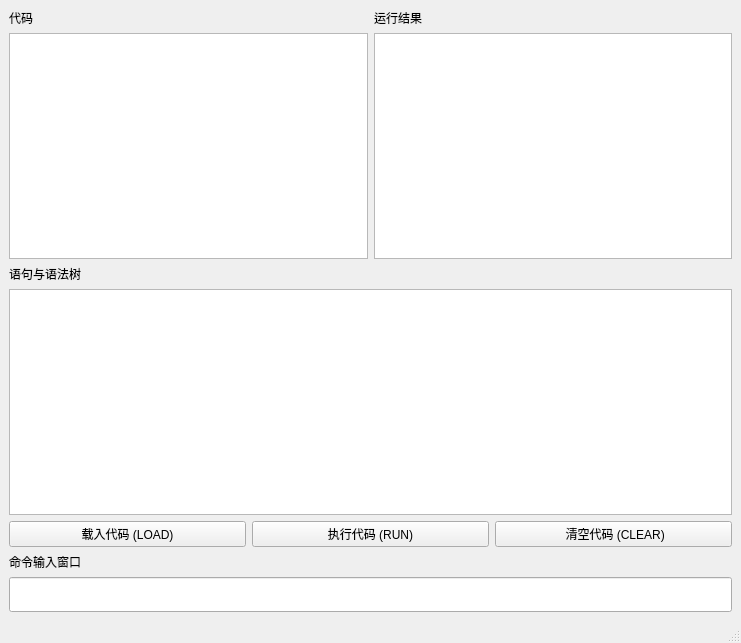
<?xml version="1.0" encoding="UTF-8"?>
<ui version="4.0">
 <class>MainWindow</class>
 <widget class="QMainWindow" name="MainWindow">
  <property name="geometry">
   <rect>
    <x>0</x>
    <y>0</y>
    <width>741</width>
    <height>643</height>
   </rect>
  </property>
  <property name="sizePolicy">
   <sizepolicy hsizetype="Preferred" vsizetype="Preferred">
    <horstretch>0</horstretch>
    <verstretch>0</verstretch>
   </sizepolicy>
  </property>
  <property name="windowTitle">
   <string>GuiBasic</string>
  </property>
  <widget class="QWidget" name="centralwidget">
   <property name="sizePolicy">
    <sizepolicy hsizetype="Expanding" vsizetype="Expanding">
     <horstretch>0</horstretch>
     <verstretch>0</verstretch>
    </sizepolicy>
   </property>
   <layout class="QHBoxLayout" name="horizontalLayout_3">
    <item>
     <layout class="QVBoxLayout" name="verticalLayout">
      <item>
       <layout class="QHBoxLayout" name="horizontalLayout">
        <item>
         <layout class="QVBoxLayout" name="verticalLayout_2">
          <item>
           <widget class="QLabel" name="label">
            <property name="text">
             <string>代码</string>
            </property>
           </widget>
          </item>
          <item>
           <widget class="QTextBrowser" name="CodeDisplay">
            <property name="readOnly">
             <bool>true</bool>
            </property>
            <property name="html">
             <string>&lt;!DOCTYPE HTML PUBLIC &quot;-//W3C//DTD HTML 4.0//EN&quot; &quot;http://www.w3.org/TR/REC-html40/strict.dtd&quot;&gt;
&lt;html&gt;&lt;head&gt;&lt;meta name=&quot;qrichtext&quot; content=&quot;1&quot; /&gt;&lt;meta charset=&quot;utf-8&quot; /&gt;&lt;style type=&quot;text/css&quot;&gt;
p, li { white-space: pre-wrap; }
hr { height: 1px; border-width: 0; }
&lt;/style&gt;&lt;/head&gt;&lt;body style=&quot; font-family:'Microsoft YaHei UI'; font-size:9pt; font-weight:400; font-style:normal;&quot;&gt;
&lt;p style=&quot;-qt-paragraph-type:empty; margin-top:0px; margin-bottom:0px; margin-left:0px; margin-right:0px; -qt-block-indent:0; text-indent:0px;&quot;&gt;&lt;br /&gt;&lt;/p&gt;&lt;/body&gt;&lt;/html&gt;</string>
            </property>
           </widget>
          </item>
         </layout>
        </item>
        <item>
         <layout class="QVBoxLayout" name="verticalLayout_4">
          <item>
           <widget class="QLabel" name="label_3">
            <property name="text">
             <string>运行结果</string>
            </property>
           </widget>
          </item>
          <item>
           <widget class="QTextBrowser" name="resultDisplay">
            <property name="html">
             <string>&lt;!DOCTYPE HTML PUBLIC &quot;-//W3C//DTD HTML 4.0//EN&quot; &quot;http://www.w3.org/TR/REC-html40/strict.dtd&quot;&gt;
&lt;html&gt;&lt;head&gt;&lt;meta name=&quot;qrichtext&quot; content=&quot;1&quot; /&gt;&lt;meta charset=&quot;utf-8&quot; /&gt;&lt;style type=&quot;text/css&quot;&gt;
p, li { white-space: pre-wrap; }
hr { height: 1px; border-width: 0; }
&lt;/style&gt;&lt;/head&gt;&lt;body style=&quot; font-family:'Microsoft YaHei UI'; font-size:9pt; font-weight:400; font-style:normal;&quot;&gt;
&lt;p style=&quot;-qt-paragraph-type:empty; margin-top:0px; margin-bottom:0px; margin-left:0px; margin-right:0px; -qt-block-indent:0; text-indent:0px;&quot;&gt;&lt;br /&gt;&lt;/p&gt;&lt;/body&gt;&lt;/html&gt;</string>
            </property>
           </widget>
          </item>
         </layout>
        </item>
       </layout>
      </item>
      <item>
       <layout class="QVBoxLayout" name="verticalLayout_3">
        <item>
         <widget class="QLabel" name="label_2">
          <property name="text">
           <string>语句与语法树</string>
          </property>
         </widget>
        </item>
        <item>
         <widget class="QTextBrowser" name="treeDisplay">
          <property name="readOnly">
           <bool>true</bool>
          </property>
          <property name="html">
           <string>&lt;!DOCTYPE HTML PUBLIC &quot;-//W3C//DTD HTML 4.0//EN&quot; &quot;http://www.w3.org/TR/REC-html40/strict.dtd&quot;&gt;
&lt;html&gt;&lt;head&gt;&lt;meta name=&quot;qrichtext&quot; content=&quot;1&quot; /&gt;&lt;meta charset=&quot;utf-8&quot; /&gt;&lt;style type=&quot;text/css&quot;&gt;
p, li { white-space: pre-wrap; }
hr { height: 1px; border-width: 0; }
&lt;/style&gt;&lt;/head&gt;&lt;body style=&quot; font-family:'Microsoft YaHei UI'; font-size:9pt; font-weight:400; font-style:normal;&quot;&gt;
&lt;p style=&quot;-qt-paragraph-type:empty; margin-top:0px; margin-bottom:0px; margin-left:0px; margin-right:0px; -qt-block-indent:0; text-indent:0px;&quot;&gt;&lt;br /&gt;&lt;/p&gt;&lt;/body&gt;&lt;/html&gt;</string>
          </property>
         </widget>
        </item>
       </layout>
      </item>
      <item>
       <layout class="QHBoxLayout" name="horizontalLayout_2">
        <item>
         <widget class="QPushButton" name="btnLoadCode">
          <property name="text">
           <string>载入代码 (LOAD)</string>
          </property>
         </widget>
        </item>
        <item>
         <widget class="QPushButton" name="btnRunCode">
          <property name="text">
           <string>执行代码 (RUN)</string>
          </property>
         </widget>
        </item>
        <item>
         <widget class="QPushButton" name="btnClearCode">
          <property name="text">
           <string> 清空代码 (CLEAR)</string>
          </property>
         </widget>
        </item>
       </layout>
      </item>
      <item>
       <layout class="QVBoxLayout" name="verticalLayout_5">
        <item>
         <widget class="QLabel" name="label_4">
          <property name="text">
           <string>命令输入窗口</string>
          </property>
         </widget>
        </item>
        <item>
         <widget class="QLineEdit" name="cmdLineEdit">
          <property name="minimumSize">
           <size>
            <width>0</width>
            <height>35</height>
           </size>
          </property>
          <property name="sizeIncrement">
           <size>
            <width>0</width>
            <height>20</height>
           </size>
          </property>
          <property name="font">
           <font>
            <pointsize>16</pointsize>
           </font>
          </property>
         </widget>
        </item>
       </layout>
      </item>
     </layout>
    </item>
   </layout>
  </widget>
  <widget class="QMenuBar" name="menubar">
   <property name="geometry">
    <rect>
     <x>0</x>
     <y>0</y>
     <width>741</width>
     <height>21</height>
    </rect>
   </property>
  </widget>
  <widget class="QStatusBar" name="statusbar"/>
 </widget>
 <resources/>
 <connections/>
</ui>
